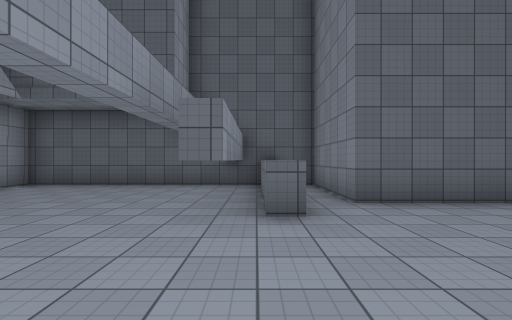
View 1 (above)

12 first-person views from a walk through a scene from a Unity 3-D project. The camera is 1.4 m above the floor, looks level and sees 85° across. The floor is counted in squares, 2 m on a side. Each view is taken from the middle of a square. On the plan, view 1 faces up. The plan holds only what a view shows up to about 9 squares ahead; the rest is blank. The place goes on beyond the plan. The player is left out. Surface patterns are stand-ins for the level's own textures.

View 2
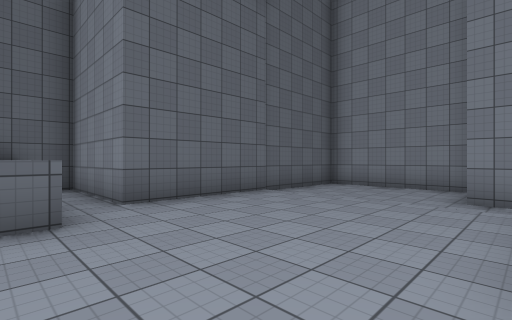

View 3
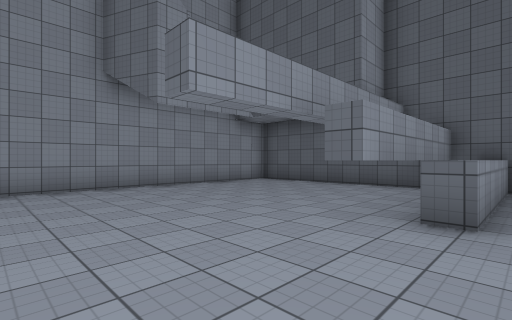

View 4
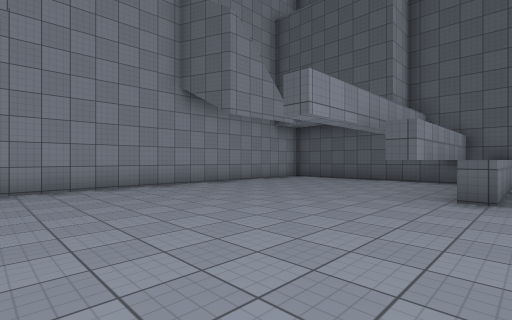

View 5
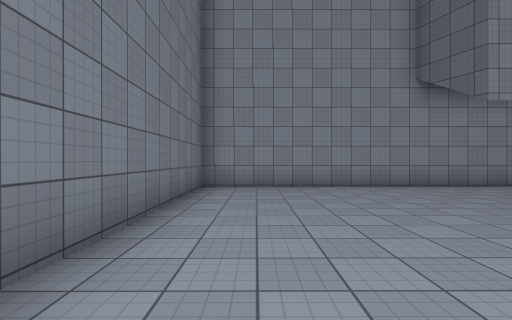

View 6
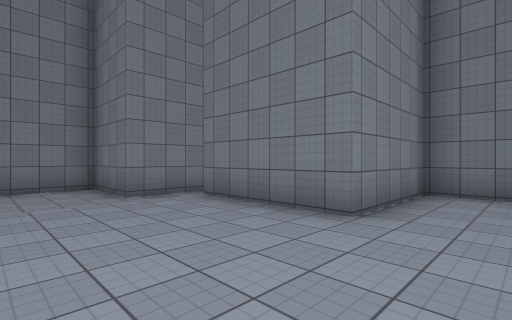

View 7
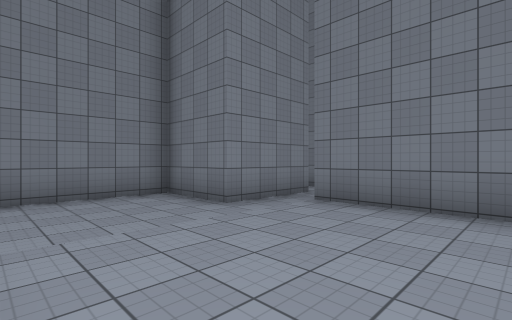

View 8
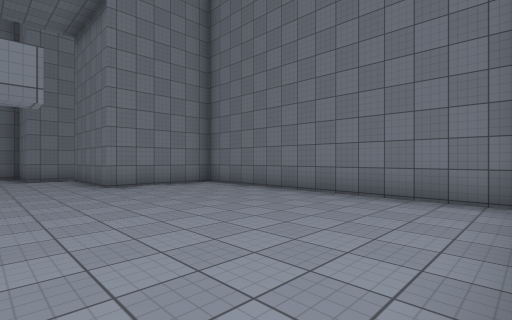

View 9
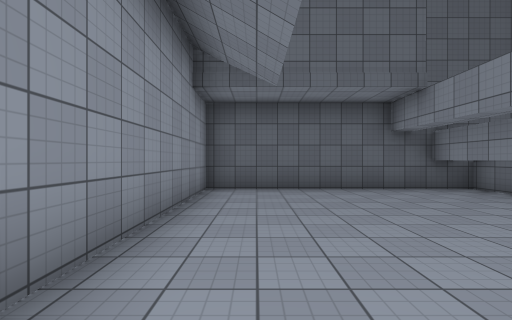

View 10
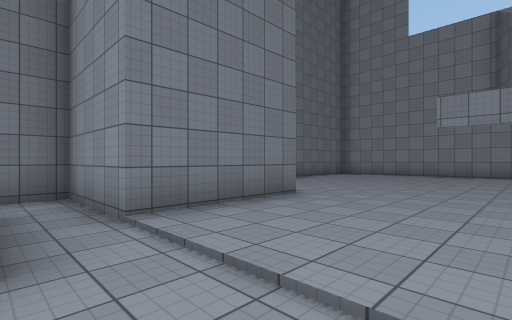

View 11
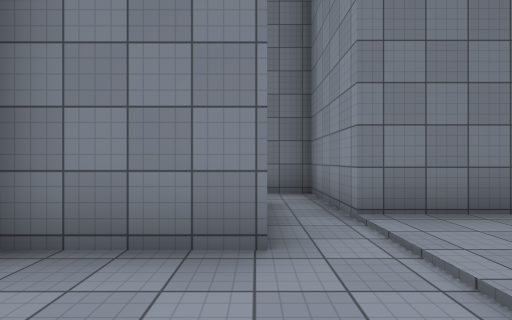

View 12
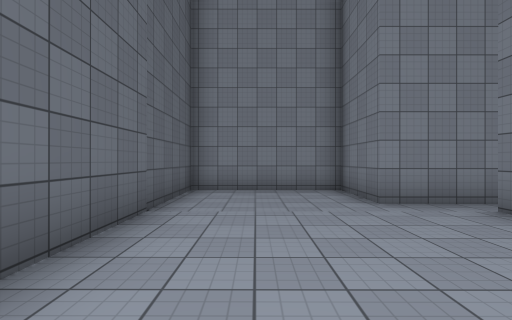

### Floor plan
Key: @ floor where view 1 was taken; # wall or solid block; . main floor; - floor 0.25 m lower than the main floor; / step, stairs or slope.
Columns run from 7 left of view 1 to 9 right of it. Each row starts with its distance up from view 1.
  8 ##########
  7 #......#.#
  6 #......#.#
  5 #......#.#######
  4 #......#..../..##
  3 #.....#...../...#
  2 #.........../.--#
  1 #.........../---#
  0 #......@..../####
 -1 #........###-#
 -2 #........# #--
 -3  ........# ####
 -4  #########

Positions as (right, up) in squares from view 1, and headings:
1: (0, 0), facing up
2: (0, 0), facing up-right
3: (1, 0), facing up-left
4: (1, -2), facing up-left
5: (1, -2), facing left
6: (0, 3), facing down-right
7: (2, 4), facing down-right
8: (-6, 2), facing down-right
9: (-5, 1), facing up
10: (6, 3), facing down-left
11: (6, 3), facing down
12: (1, 3), facing right
